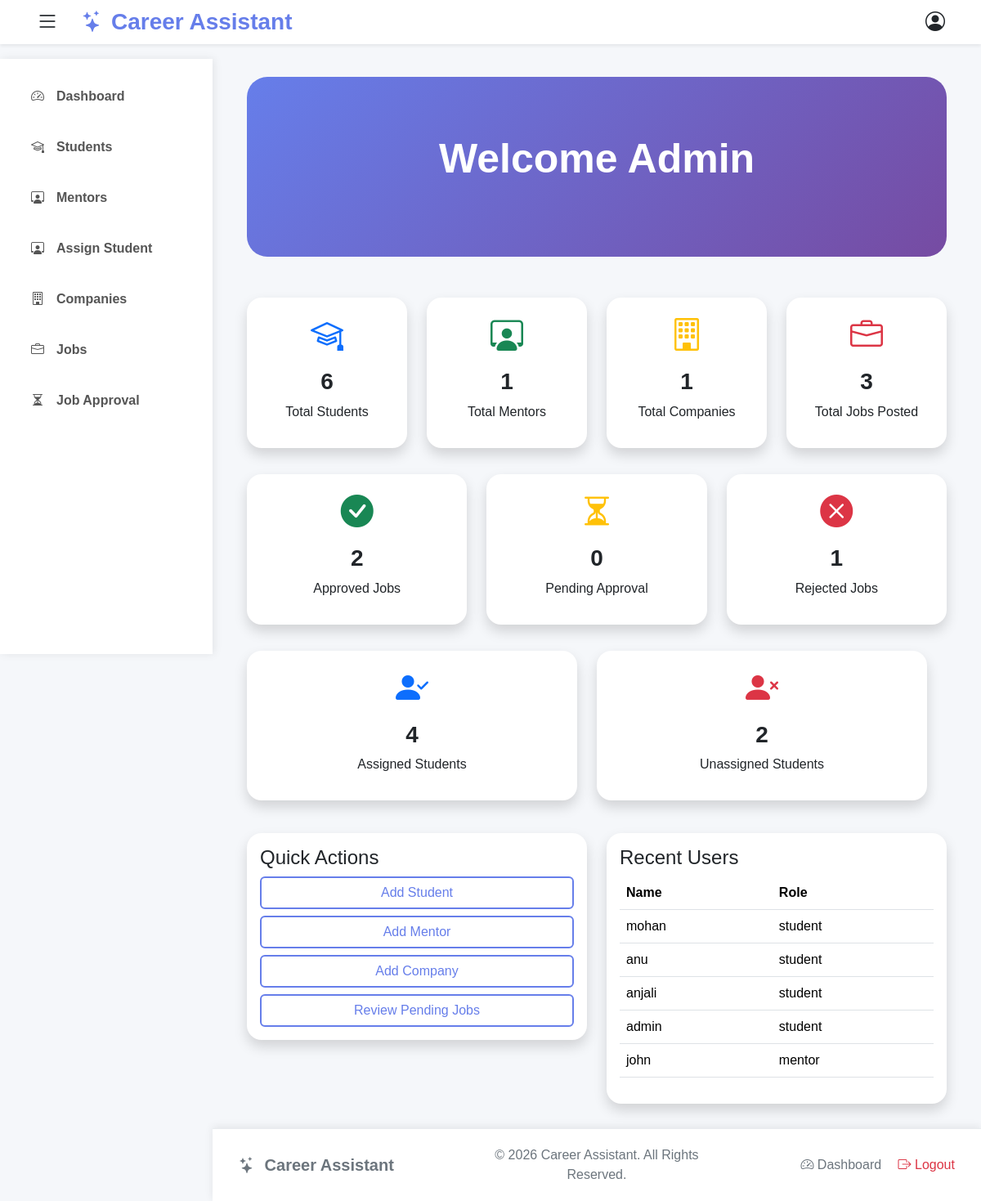
Page /admindash/ (signed in) on the committed database.
### careerproject/models.py (models this page shows)
class CustomUser(AbstractUser):
    username = models.CharField(max_length=20, unique=True)
    email = models.EmailField(unique=True)
    ROLE_CHOICES = (
        ('admin', 'Admin'),
        ('student', 'Student'),
        ('mentor', 'Mentor'),
        ('company', 'Company'),
    )
    role = models.CharField(
        max_length=10, choices=ROLE_CHOICES, default='student')

### careerproject/views.py (the view)
# urls.py: path('admindash/', views.admin_dashboard, name='admin_dashboard'),
@login_required(login_url='/users/login')
def admin_dashboard(request):
    if not request.user.is_superuser:
        messages.error(request, "You are not authorized to access the Company Dashboard.")
        return redirect('dashboard')
    context = {
        "total_students": StudentProfile.objects.count(),
        "total_mentors": MentorProfile.objects.count(),
        "total_companies": CompanyProfile.objects.count(),
        "total_jobs": Job.objects.count(),
        "assigned_students" : StudentProfile.objects.filter(mentor__isnull=False).count(),
        "unassigned_students": StudentProfile.objects.filter(mentor__isnull=True).count(),
        "approved_jobs": Job.objects.filter(approval_status="Approved").count(),
        "pending_jobs": Job.objects.filter(approval_status="Pending").count(),
        "rejected_jobs": Job.objects.filter(approval_status="Rejected").count(),
        "recent_users": CustomUser.objects.order_by("-date_joined")[:5],
    }
    return render(request,'admin_module/dashboard/admin_dash.html',context)

### templates/admin_module/dashboard/admin_dash.html
{% extends 'admin_module/administration/admin_base.html' %}
{% load static %}
{%block css%}
<link rel="stylesheet" href="{% static 'css/admindash.css' %}">
{%endblock%}
{% block content %}
<div class="container-fluid">
    <section class="hero">
    <div class="hero-text">
        <h1>Welcome Admin</h1>
    </div>
</section>
    <div class="row">
        <div class="col-md-3 mb-3">
            <div class="card shadow text-center p-3">
                <i class="bi bi-mortarboard fs-1 text-primary"></i>
                <h3>{{ total_students }}</h3>
                <p>Total Students</p>
            </div>
        </div>
        <div class="col-md-3 mb-3">
            <div class="card shadow text-center p-3">
                <i class="bi bi-person-workspace fs-1 text-success"></i>
                <h3>{{ total_mentors }}</h3>
                <p>Total Mentors</p>
            </div>
        </div>
        <div class="col-md-3 mb-3">
            <div class="card shadow text-center p-3">
                <i class="bi bi-building fs-1 text-warning"></i>
                <h3>{{ total_companies }}</h3>
                <p>Total Companies</p>
            </div>
        </div>
        <div class="col-md-3 mb-3">
            <div class="card shadow text-center p-3">
                <i class="bi bi-briefcase fs-1 text-danger"></i>
                <h3>{{ total_jobs }}</h3>
                <p>Total Jobs Posted</p>
            </div>
        </div>
    </div>
    <div class="row mt-3">
    <div class="col-md-4 mb-3">
        <div class="card shadow text-center p-3">
            <i class="bi bi-check-circle-fill fs-1 text-success"></i>
            <h3>{{ approved_jobs }}</h3>
            <p>Approved Jobs</p>
        </div>
    </div>
    <div class="col-md-4 mb-3">
        <div class="card shadow text-center p-3">
            <i class="bi bi-hourglass-split fs-1 text-warning"></i>
            <h3>{{ pending_jobs }}</h3>
            <p>Pending Approval</p>
        </div>
    </div>
    <div class="col-md-4 mb-3">
        <div class="card shadow text-center p-3">
            <i class="bi bi-x-circle-fill fs-1 text-danger"></i>
            <h3>{{ rejected_jobs }}</h3>
            <p>Rejected Jobs</p>
        </div>
    </div>
    <div class="row mt-3">
    <div class="col-md-6 mb-3">
        <div class="card shadow text-center p-3">
            <i class="bi bi-person-check-fill fs-1 text-primary"></i>
            <h3>{{ assigned_students }}</h3>
            <p>Assigned Students</p>
        </div>
    </div>
    <div class="col-md-6 mb-3">
        <div class="card shadow text-center p-3">
            <i class="bi bi-person-x-fill fs-1 text-danger"></i>
            <h3>{{ unassigned_students }}</h3>
            <p>Unassigned Students</p>
        </div>
    </div>
</div>
</div>
    <div class="row mt-4">
        <div class="col-md-6">
            <div class="card shadow p-3">
                <h4>Quick Actions</h4>
                <a href="{% url 'add_student' %}" class="btn btn-outline-primary mb-2">
                    Add Student
                </a>
                <a href="{% url 'add_mentor' %}" class=" btn btn-outline-primary mb-2">
                    Add Mentor
                </a>
                <a href="{% url 'add_company' %}" class="btn btn-outline-primary mb-2">
                    Add Company
                </a>
                <a href="{% url 'pending_jobs' %}" class="btn btn-outline-primary">
                    Review Pending Jobs
                </a>
            </div>
        </div>
        <div class="col-md-6">
            <div class="card shadow p-3">
                <h4>Recent Users</h4>
                <table class="table">
                    <tr>
                        <th>Name</th>
                        <th>Role</th>
                    </tr>
                    {% for user in recent_users %}
                    <tr>
                        <td>{{ user.username }}</td>
                        <td>{{ user.role }}</td>
                    </tr>
                    {% empty %}
                    <tr>
                        <td colspan="2">No users found.</td>
                    </tr>
                    {% endfor %}
                </table>
            </div>
        </div>
    </div>
</div>
{%endblock%}

### static/css/private.css (style rules this page uses)
* { margin:0; padding:0; box-sizing:border-box; }
body { font-family:'Segoe UI',sans-serif; background:#f5f7fb; min-height:100vh; display:flex; flex-direction:column; }
html,body { height:100%; }
body { display:flex; flex-direction:column; min-height:100vh; }

### static/css/admindash.css (style rules this page uses)
body { background-color:#f5f7fa; font-family:Arial, sans-serif; }
.btn-outline-primary { border: 2px solid #667eea; color: #667eea; }
.card { background-color: white; border:none; border-radius:18px; box-shadow:0 2px 8px rgba(0,0,0,.1); transition:.3s; }
.card i { font-size:40px; color:#667eea; }
.card h3 { margin-top:10px; font-weight:bold; }
.hero { max-width:1200px; margin:50px auto; margin-top:10px; padding:70px; border-radius:25px; background:linear-gradient(135deg,#667eea,#764ba2); display:flex; align-items:center; justify-content:center; color:white; }
.hero-text h1 { font-size:50px; font-weight:bold; margin-bottom:20px; }

### rows in the picture
CustomUser: username "mohan", role "student"
CustomUser: username "anu", role "student"
CustomUser: username "anjali", role "student"
CustomUser: username "admin", role "student"
CustomUser: username "john", role "mentor"

### other values in the picture
{{ total_students }} "6"
{{ total_mentors }} "1"
{{ total_companies }} "1"
{{ total_jobs }} "3"
{{ approved_jobs }} "2"
{{ pending_jobs }} "0"
{{ rejected_jobs }} "1"
{{ assigned_students }} "4"
{{ unassigned_students }} "2"
